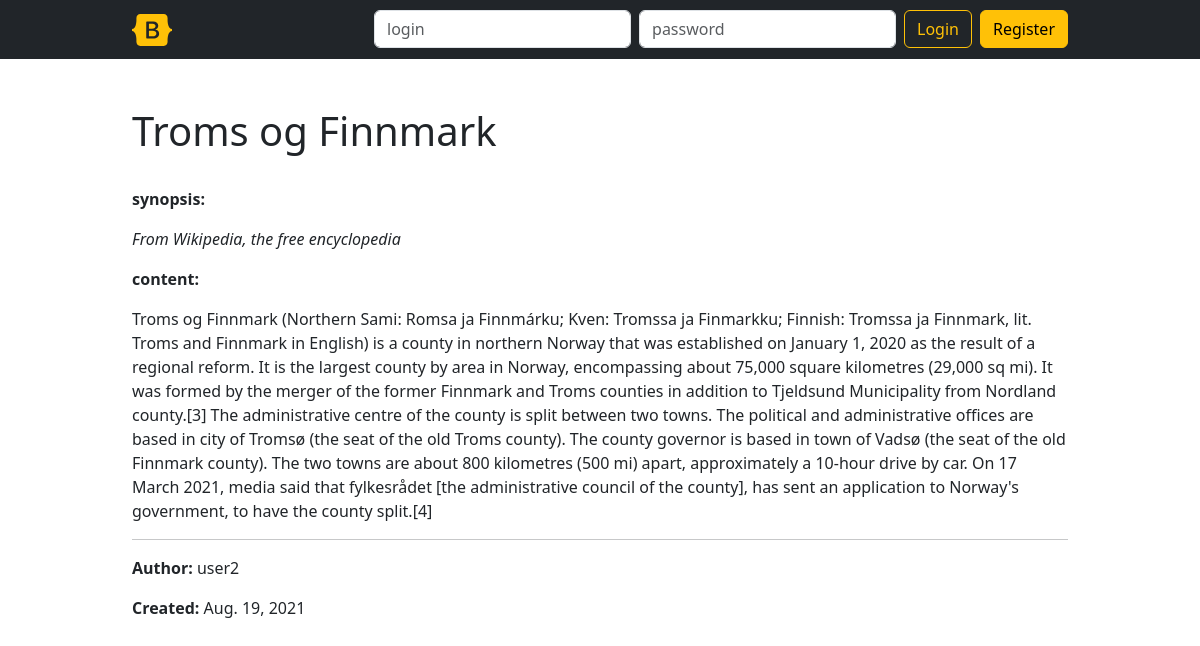
The app's page /articles/3/ with its own data.
### publications/models.py (models this page shows, shortened)
class Article(models.Model):
    title = models.CharField(max_length=64, null=False)
    author = models.ForeignKey(User, on_delete=models.CASCADE, null=False)
    created = models.DateTimeField(auto_now_add=True, null=False)
    synopsis = models.CharField(max_length=312, null=False)
    content = models.TextField(null=False)
    class Meta:
        ordering = ['-created']

### publications/views.py (the view)
# urls.py: path('articles/<int:pk>/', ArticleDetailView.as_view(), name='article-detail'),
class ArticleDetailView(DetailView):
    model = Article
    def get_context_data(self, **kwargs):
        context = super().get_context_data(**kwargs)
        return context

### publications/templates/publications/article_detail.html (shortened to what this page needs)
{% extends "base.html" %}
{% block h1 %}{{ object.title }}{% endblock %}
{% block content %}
<p><strong>synopsis: </strong></p>
<p><em>{{ object.synopsis }}</em></p>
<p><strong>content: </strong></p>
<p>{{ object.content }}</p>
<hr/>
<p><strong> Author: </strong> {{ object.author }}</p>
<p><strong>Created:</strong> {{ object.created|date }}</p>
{% endblock %}

### records on screen
Article: title "Troms og Finnmark", synopsis "From Wikipedia, the free encyclopedia", content "Troms og Finnmark (Northern Sami: Romsa ja Finnmárku; Kven: Tromssa ja Finmarkku; Finnish: Tromssa ja Finnmark, lit. Troms and Finnmark in English) is a county in northern Norway that was established on January 1, 2020 as the result of a regional reform. It is the largest county by area in Norway, encompassing about 75,000 square kilometres (29,000 sq mi). It was formed by the merger of the former Finnmark and Troms counties in addition to Tjeldsund Municipality from Nordland county.[3] The administrative centre of the county is split between two towns. The political and administrative offices are based in city of Tromsø (the seat of the old Troms county). The county governor is based in…", author "user2", created "Aug. 19, 2021"
